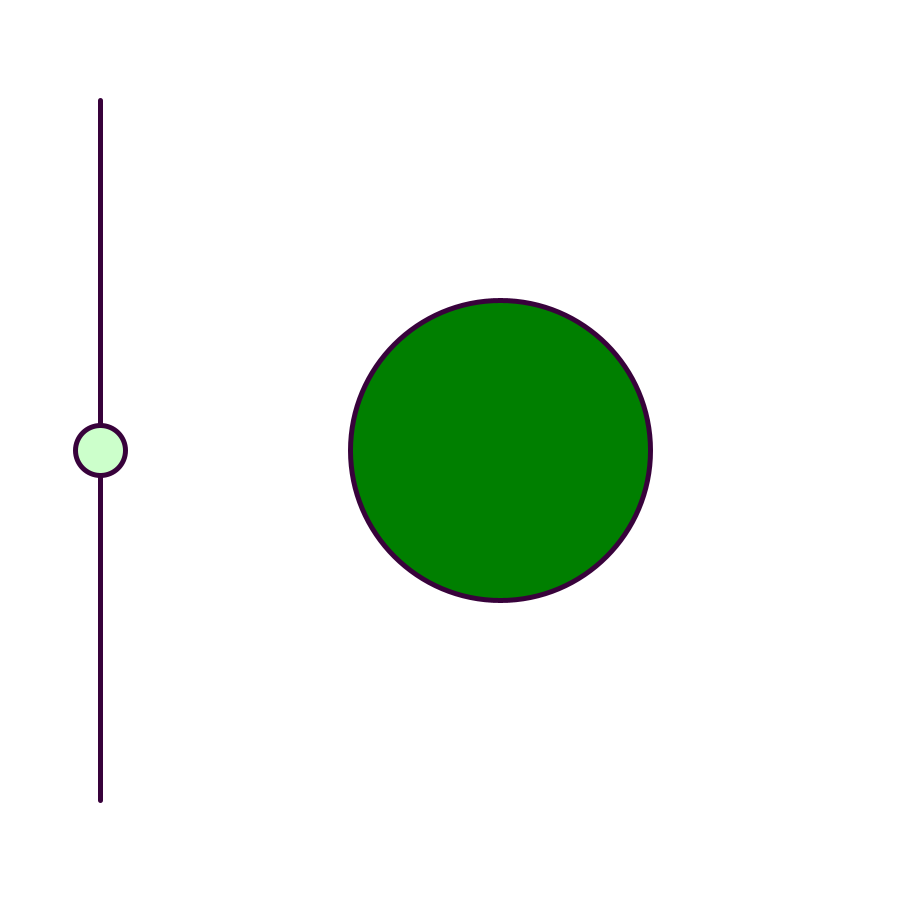
Frame 1 (no input)
Frame 60 (the mouse pressed at the canvas centre just before this capture): identical to frame 1, image omitted
Frame 120 (the mouse held since frame 60 and released just before this capture): identical to frame 1, image omitted

The Processing sketch that drew this single still picture (run headless with seeded random() and noise(); from frame 60 on, the mouse is pressed at the canvas centre):

// Processing sketch: Unit3_checkpoint3
// ── Unit3_checkpoint3.pde
float sliderY;
color teaGreen = #CCFFCB;
color frozenWater = #38023B;

float diameter = 0;
float colour = 0;

void setup(){
  size(900,900);
  strokeWeight(5);
  sliderY= 450;
  fill(teaGreen);
  stroke(frozenWater);
}
 
void draw(){
  
  background(255);
  
  fill(teaGreen);
  line(100, 100, 100, 800); 
  circle(100, sliderY, 50);
  
  //object
  diameter = map(sliderY, 100, 800, 0, 600);
  colour = map(sliderY, 100, 800, 0, 255);
  fill(0, colour, 0);
  circle(500, 450, diameter);
}

void controlSlider(){
  pushMatrix();
  if(mouseY > 100 && mouseY < 800 && mouseX > 75 && mouseX < 125){
    sliderY = mouseY;
  }
  popMatrix();
}

void mouseReleased(){
  
  controlSlider();
  
}

void mouseDragged(){

  controlSlider();
  
}
